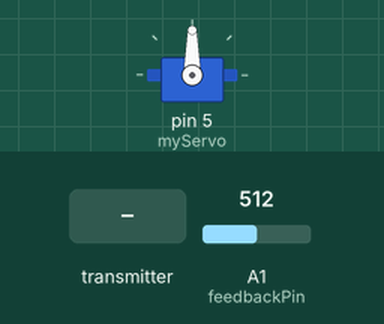
Recording of a sketch running on a simulated Arduino Nano Every. On the bench: servo. Inputs (shaded band) come from the test bench; at power-on: A1 (feedbackPin) = 512. No radio packets arrive unless stated.

Above: at 1.2 s.
1.3 s: the transmitter starts sending targetAngle = 0
At 2.5 s:
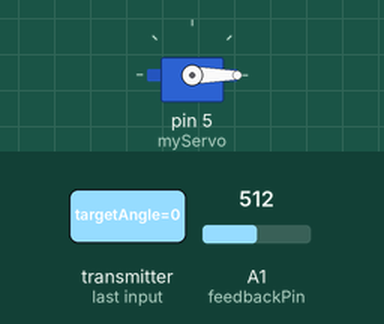
2.8 s: the transmitter starts sending targetAngle = 45
At 3.6 s:
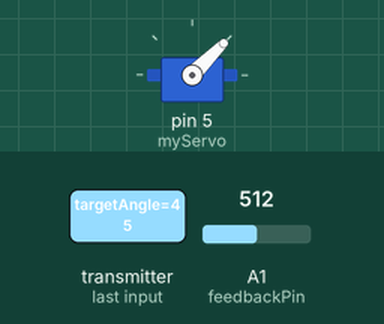
4.3 s: the transmitter starts sending targetAngle = 180
At 5.0 s:
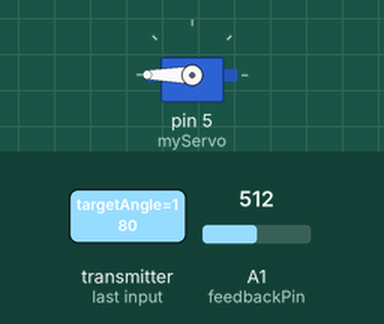
5.8 s: the transmitter starts sending targetAngle = 90
At 7.0 s:
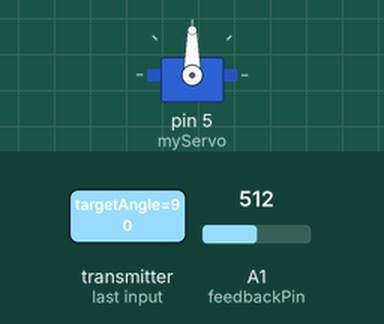
Timing chart, 0 to 8.3 s (numbered marks = the images above; inputs shaded):
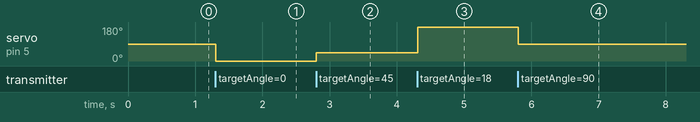

Measured:
- after the input at 1.3 s, servo on pin 5 (myServo): 90° → 0° at once
- after the input at 2.8 s, servo on pin 5 (myServo): 0° → 45° at once
- after the input at 4.3 s, servo on pin 5 (myServo): 45° → 180° at once
- after the input at 5.8 s, servo on pin 5 (myServo): 180° → 90° at once

The sketch:

Reciver_Code.ino
```cpp
/*
* Arduino Wireless Communication Example
* Receiver Code for Arduino Nano Every
*
* Library: TMRh20/RF24, https://github.com/tmrh20/RF24/
*/

#include <SPI.h>
#include <nRF24L01.h>
#include <RF24.h>
#include <Servo.h>

#define feedbackPin A1 // Feedback pin to read the actual servo angle

RF24 radio(7, 8); // CE, CSN
const byte addresses[][6] = {"00001", "00002"};
Servo myServo;

void setup() {
  myServo.attach(5); // Attach servo to pin 5
  radio.begin();
  radio.openWritingPipe(addresses[0]); // 00001
  radio.openReadingPipe(1, addresses[1]); // 00002
  radio.setPALevel(RF24_PA_MIN);
}

void loop() {
  delay(5);

  // Listen for incoming data
  radio.startListening();
  if (radio.available()) {
    while (radio.available()) {
      int targetAngle = 0;
      radio.read(&targetAngle, sizeof(targetAngle));
      myServo.write(targetAngle); // Move servo to target angle
    }

    delay(5);
    radio.stopListening();

    // Read actual servo position
    int feedbackValue = analogRead(feedbackPin);               // Read feedback pin
    int actualAngle = map(feedbackValue, 0, 1023, 0, 180);     // Map to 0-180 degrees

    // Send actual servo position back to transmitter
    radio.write(&actualAngle, sizeof(actualAngle));
  }
}
```
